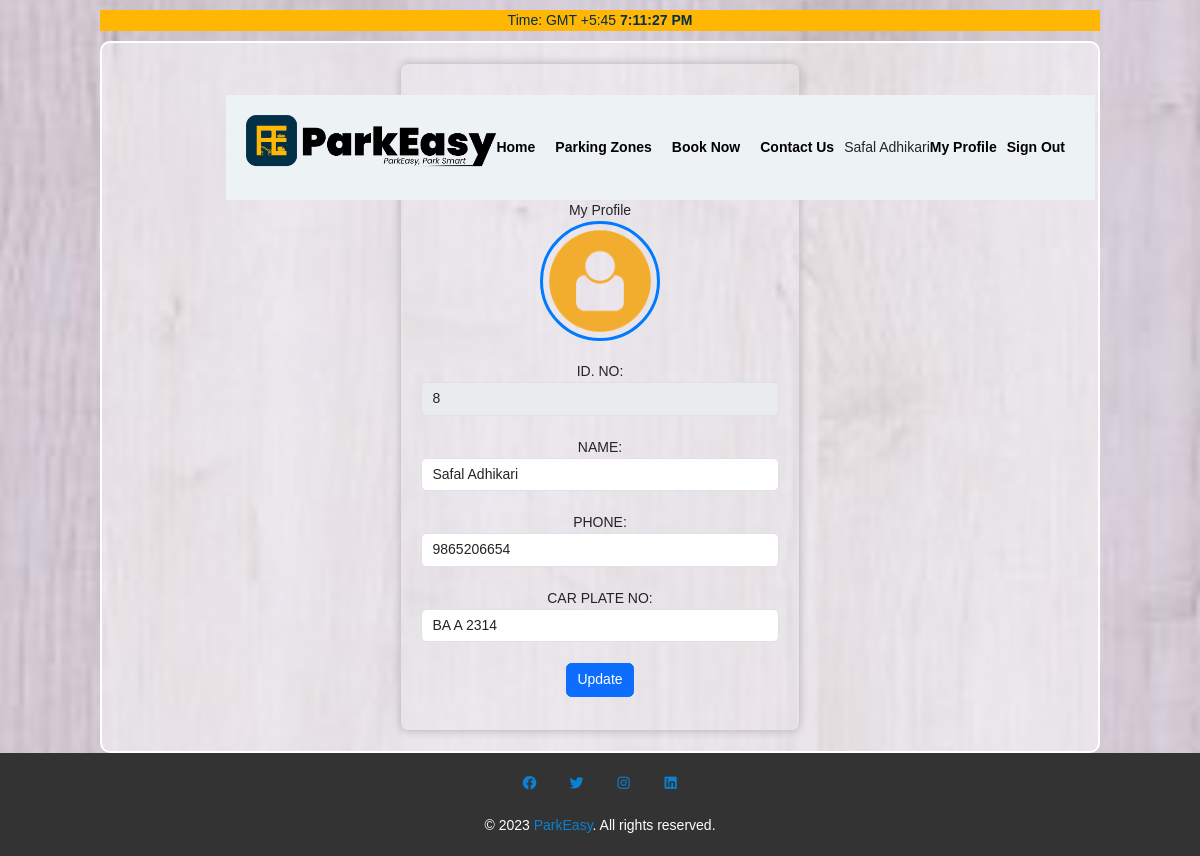
Screenshot of /PMS002/profile.php (signed in) with the database file from the repository.
### tables this page shows
CREATE TABLE `users` (
  `username` text NOT NULL,
  `email` text NOT NULL,
  `phone` text NOT NULL,
  `name` text NOT NULL,
  `password` text NOT NULL,
  `plate_no` text NOT NULL,
  `id` int(11) NOT NULL,
  `pl_booked` text NOT NULL,
  `access` int(11) NOT NULL,
  `verification` text NOT NULL
);

### PMS002/profile.php (the view, shortened to what this page needs)
<!DOCTYPE html>
<html xmlns="http://www.w3.org/1999/xhtml">
<head>
<link href="https://cdn.jsdelivr.net/npm/bootstrap@5.3.0/dist/css/bootstrap.min.css" rel="stylesheet">
</head>
<body>
<section id="container">
<?php
  include ('inc/header.php');
  include('inc/connect.php');
?>
<section id="content" class="container">
  <div class="profile-card animated">
    <div class="text-center">
    <div><span>My Profile</span></div>
      <div class="avatar-frame">
        <img src="src/avatar.png" alt="Avatar" />
      </div>
      <?php
      $password = $_SESSION['password'];
      $email = $_SESSION['email'];
      $query = "SELECT * FROM users WHERE password='$password' AND email ='$email'";
      $result = $conn->query($query);
      while ($rows = $result->fetch_assoc()) {
      ?>
      <?php
        $userProfile = array(
          'name' => $rows['name'],
          'phone' => $rows['phone'],
          'id' => $rows['id'],
          'plate_no' => $rows['plate_no']
        );}
      ?>
      <form action="update.php" method="POST">
      <div class="form-group">ID. NO: <span><input class="form-control" type="text" name="id" value="<?php echo $userProfile['id']; ?>" disabled="disabled" /></span></div> <br>
        <div class="form-group">NAME: <span><input class="form-control" type="text" name="name" value="<?php echo $userProfile['name']; ?>" /></span></div><br>
        <div class="form-group">PHONE: <span><input class="form-control" type="text" name="phone" value="<?php echo $userProfile['phone']; ?>" /></span></div><br>
        <div class="form-group">CAR PLATE NO: <span><input class="form-control" type="text" name="plate_no" value="<?php echo $userProfile['plate_no']; ?>" /></span></div><br>
        <button type="submit" class="btn btn-primary">Update</button>
      </form>
      <div id="status"></div>
    </div>
  </div>
</section>
</section>
</body>
</html>
<?php
			include('inc/footer.php');
	?>

### PMS002/0/styles/styles.css (style rules this page uses)
* { margin:0; padding:0; font-family:Verdana, Arial, Helvetica, sans-serif; font-size:14px; }
body { background-image: url("../body.JPG"); background-color:purple; }
#container { width:1000px; margin:auto; }
#content { margin-top:10px; border-radius:10px; min-height:500px; border:solid 2px white; background:rgba(255,255,255,0.5);z-index: 1; }
#status { text-align:center; padding-top:13px; }

### PMS002/profile.php (style rules this page uses)
.profile-card { border: 1px solid #ccc; border-radius: 8px; padding: 20px; margin: 20px auto; max-width: 400px; box-shadow: 0 0 10px rgba(0, 0, 0, 0.2); opacity: 0; }
.animated { animation: fadeIn 1s ease-in-out; }
.avatar-frame { border: 3px solid #007bff; border-radius: 50%; width: 120px; height: 120px; margin: 0 auto 20px; overflow: hidden; display: flex; justify-content: center; align-items: center; }
.avatar-frame img { max-width: 100%; max-height: 100%; object-fit: cover; }

### PMS002/inc/header.php (style rules this page uses)
body { font-family: 'Poppins', sans-serif; background-image: url('background.jpg'); background-size: cover; background-position: center; background-blur: 10px; }
.fade-in { opacity: 0; animation: fadeInAnimation 1s forwards; }

### PMS002/inc/footer.php (style rules this page uses)
body { margin: 0; padding: 0; font-family: 'Poppins', sans-serif; }

### rows the page displays
users: id "8", name "Safal Adhikari", phone "9865206654", plate_no "BA A 2314"

### other values shown
$user "Safal Adhikari"
